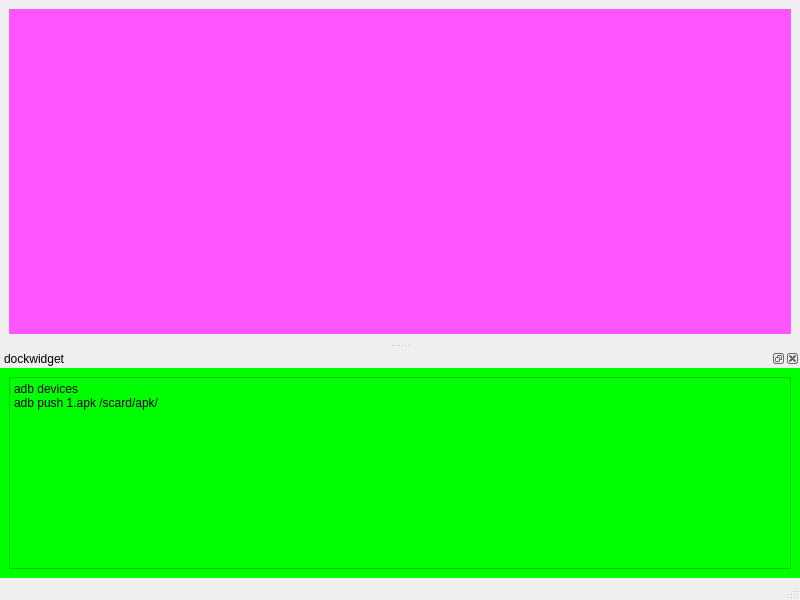
<?xml version="1.0" encoding="UTF-8"?>
<ui version="4.0">
 <class>MainWindow</class>
 <widget class="QMainWindow" name="MainWindow">
  <property name="geometry">
   <rect>
    <x>0</x>
    <y>0</y>
    <width>800</width>
    <height>600</height>
   </rect>
  </property>
  <property name="windowTitle">
   <string>MainWindow</string>
  </property>
  <widget class="QWidget" name="centralwidget">
   <layout class="QVBoxLayout" name="verticalLayout">
    <item>
     <widget class="QWidget" name="widget" native="true">
      <property name="styleSheet">
       <string notr="true">background-color: rgb(255, 85, 255);</string>
      </property>
     </widget>
    </item>
   </layout>
  </widget>
  <widget class="QMenuBar" name="menubar">
   <property name="geometry">
    <rect>
     <x>0</x>
     <y>0</y>
     <width>800</width>
     <height>23</height>
    </rect>
   </property>
  </widget>
  <widget class="QStatusBar" name="statusbar"/>
  <widget class="QDockWidget" name="dockWidget">
   <property name="styleSheet">
    <string notr="true">background-color: rgb(0, 255, 0);</string>
   </property>
   <property name="allowedAreas">
    <set>Qt::AllDockWidgetAreas</set>
   </property>
   <property name="windowTitle">
    <string>dockwidget</string>
   </property>
   <attribute name="dockWidgetArea">
    <number>8</number>
   </attribute>
   <widget class="QWidget" name="dockWidgetContents">
    <layout class="QGridLayout" name="gridLayout">
     <item row="0" column="0">
      <widget class="QTextBrowser" name="textBrowser">
       <property name="html">
        <string>&lt;!DOCTYPE HTML PUBLIC &quot;-//W3C//DTD HTML 4.0//EN&quot; &quot;http://www.w3.org/TR/REC-html40/strict.dtd&quot;&gt;
&lt;html&gt;&lt;head&gt;&lt;meta name=&quot;qrichtext&quot; content=&quot;1&quot; /&gt;&lt;style type=&quot;text/css&quot;&gt;
p, li { white-space: pre-wrap; }
&lt;/style&gt;&lt;/head&gt;&lt;body style=&quot; font-family:'SimSun'; font-size:9pt; font-weight:400; font-style:normal;&quot;&gt;
&lt;p style=&quot; margin-top:0px; margin-bottom:0px; margin-left:0px; margin-right:0px; -qt-block-indent:0; text-indent:0px;&quot;&gt;adb devices&lt;/p&gt;
&lt;p style=&quot; margin-top:0px; margin-bottom:0px; margin-left:0px; margin-right:0px; -qt-block-indent:0; text-indent:0px;&quot;&gt;adb push 1.apk /scard/apk/&lt;/p&gt;&lt;/body&gt;&lt;/html&gt;</string>
       </property>
      </widget>
     </item>
    </layout>
   </widget>
  </widget>
 </widget>
 <resources/>
 <connections/>
</ui>
